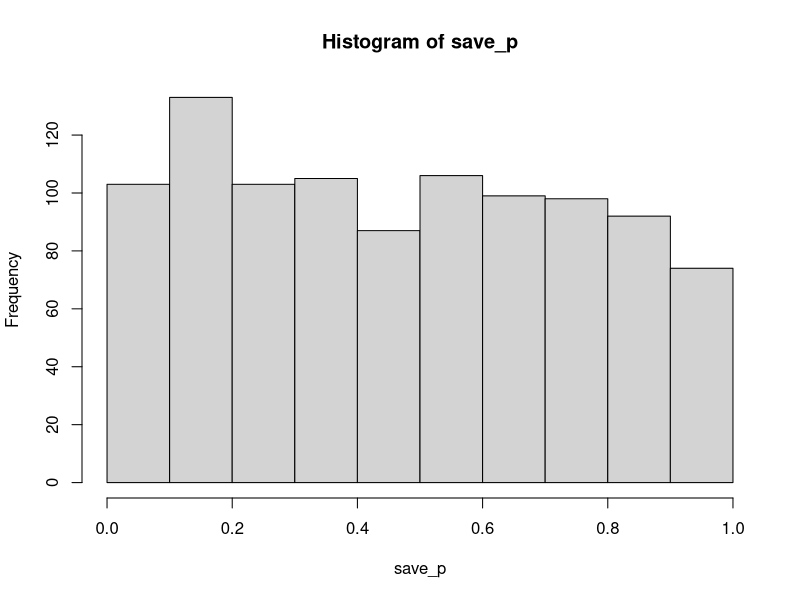
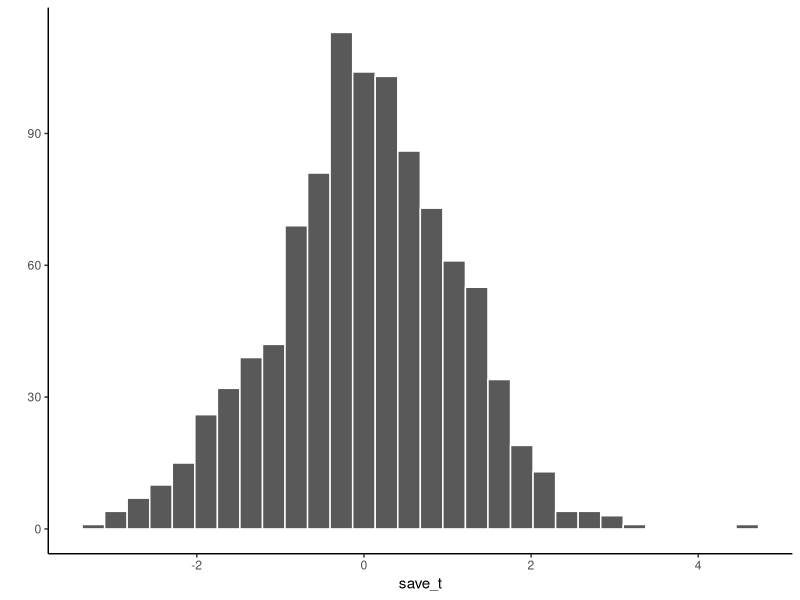
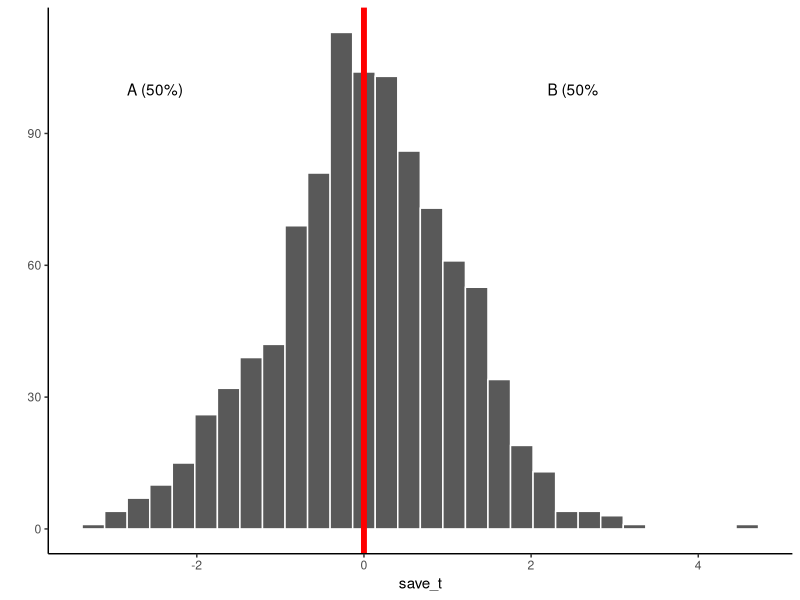
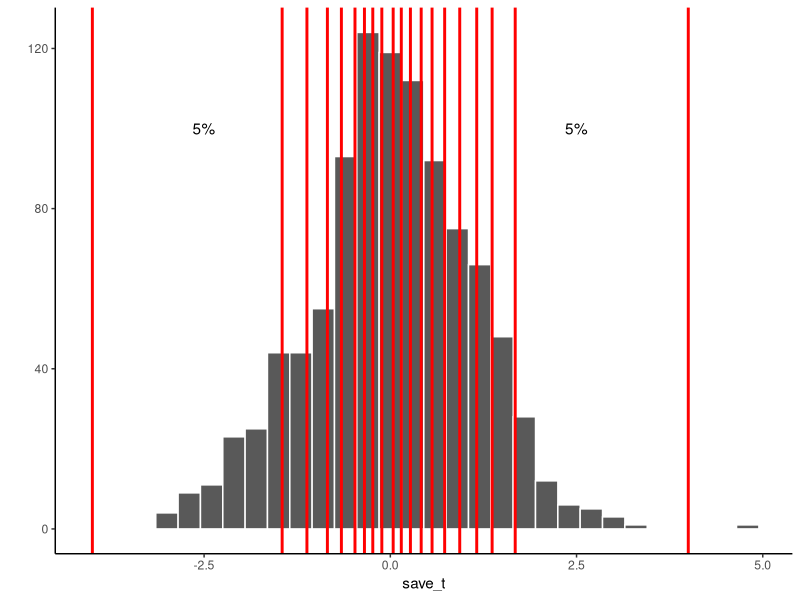
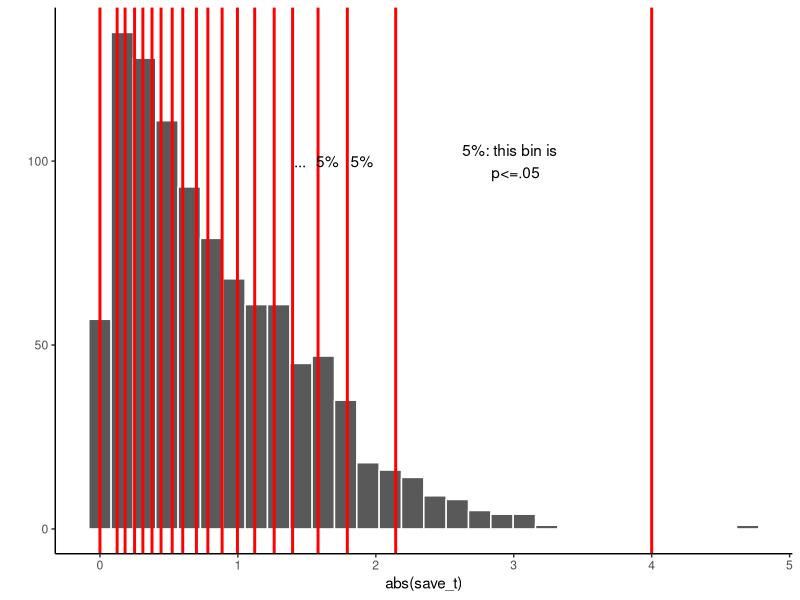

Source code (R) for these figures, in order:
## ---- chunk 1
library(ggplot2)
save_p<-length(1000)
for(i in 1:1000){
  save_p[i] <- t.test(rnorm(20,0,1))$p.value
}
hist(save_p)
## ---- chunk 2
save_t<-length(1000)
for(i in 1:1000){
  save_t[i] <- t.test(rnorm(20,0,1))$statistic
}

qplot(save_t)+
  geom_histogram( aes(bins=50), color="white")+
  theme_classic()
## ---- chunk 3
qplot(save_t)+
  geom_histogram( aes(bins=50), color="white")+
  geom_vline(xintercept=0, color="red", size=2)+
  annotate("text", x=-2.5, y=100, label="A (50%)")+
  annotate("text", x=2.5, y=100, label="B (50%")+
  theme_classic()
## ---- chunk 4
ordered_t<-sort(save_t)
spacing<-ordered_t[seq(0,1000,50)]
spacing[1]<--4
spacing[20]<-4

qplot(save_t)+
  geom_histogram( aes(bins=50), color="white")+
  geom_vline(xintercept=spacing, color="red", size=1)+
  annotate("text", x=-2.5, y=100, label="5%")+
  annotate("text", x=2.5, y=100, label="5%")+
  theme_classic()
## ---- chunk 5
ordered_t<-sort(abs(save_t))
spacing<-ordered_t[seq(0,1000,50)]
spacing[1]<-0
spacing[20]<-4

qplot(abs(save_t))+
  geom_histogram( aes(bins=50), color="white")+
  geom_vline(xintercept=spacing, color="red", size=1)+
  annotate("text", x=3, y=100, label="5%: this bin is  \n p<=.05")+
  annotate("text", x=1.9, y=100, label="5%")+
  annotate("text", x=1.65, y=100, label="5%")+
  annotate("text", x=1.45, y=100, label="...")+
  theme_classic()
